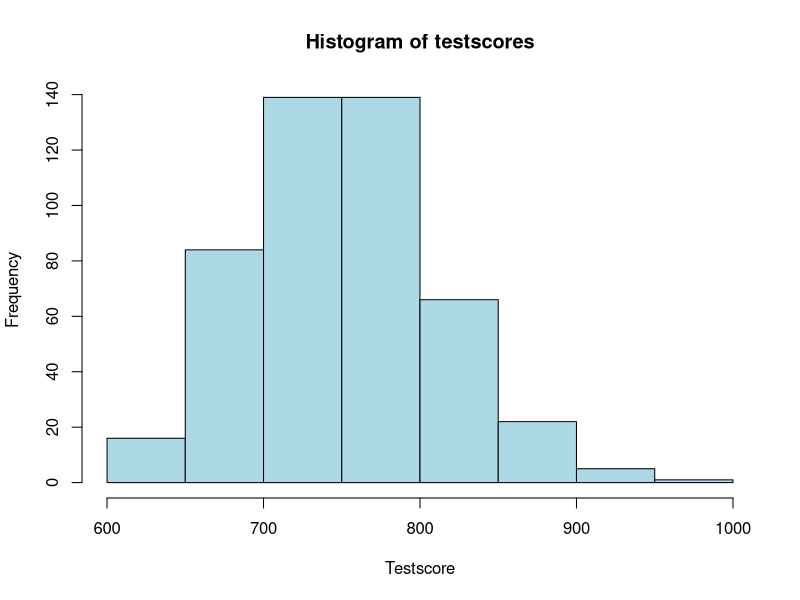
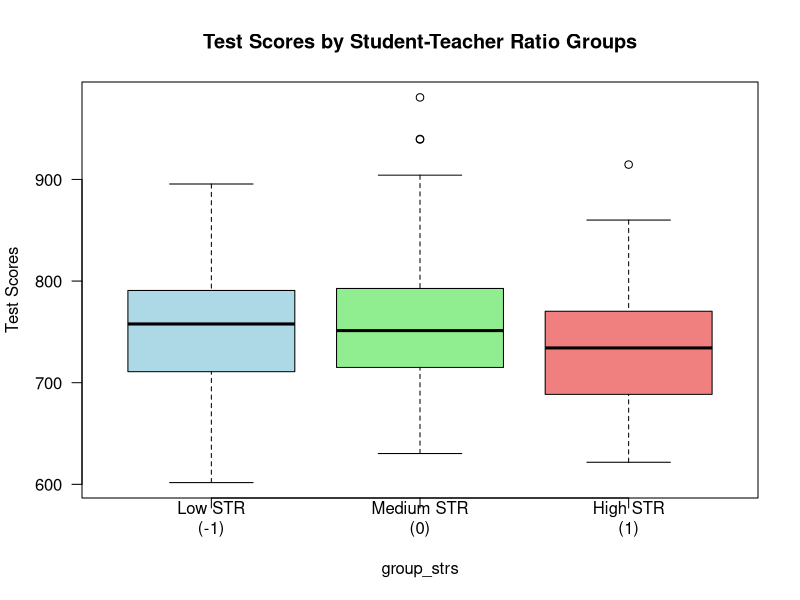
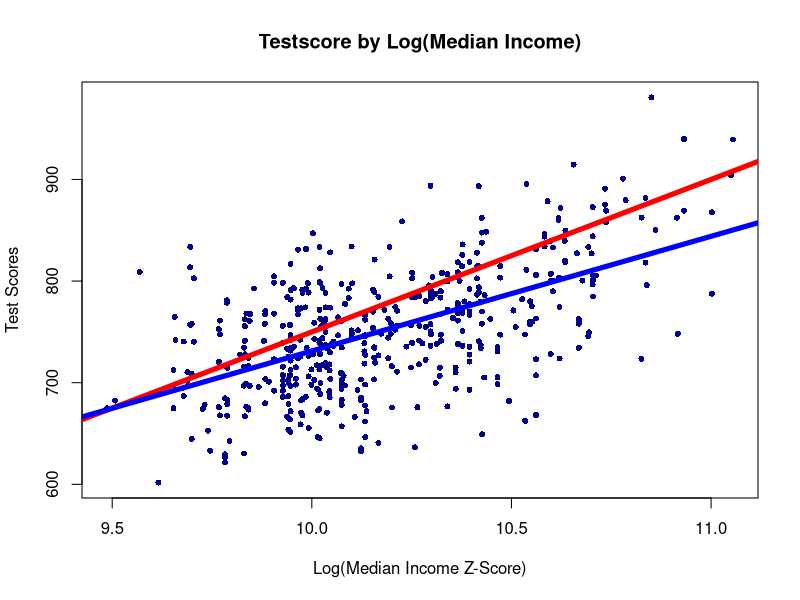
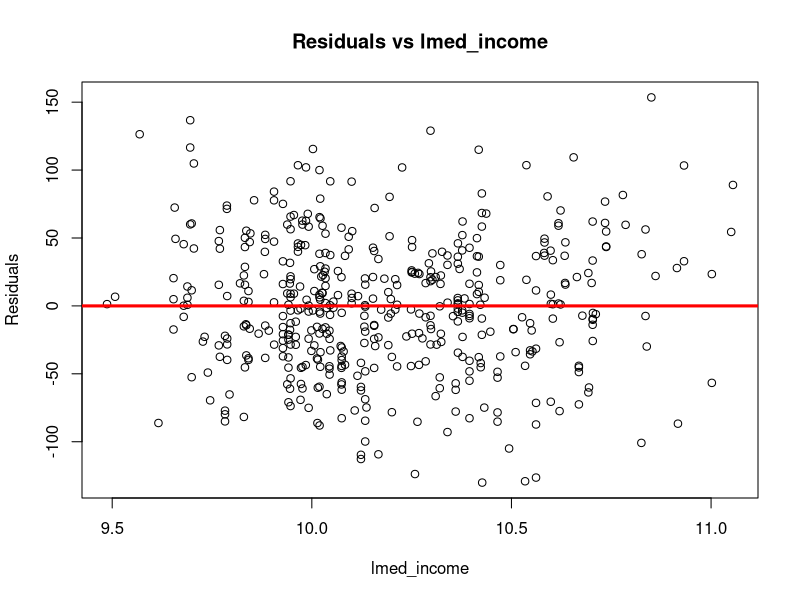
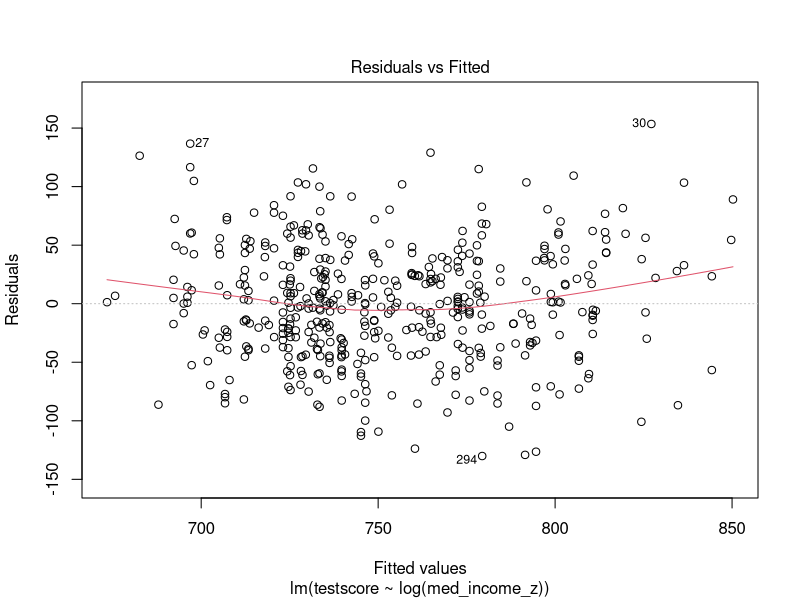
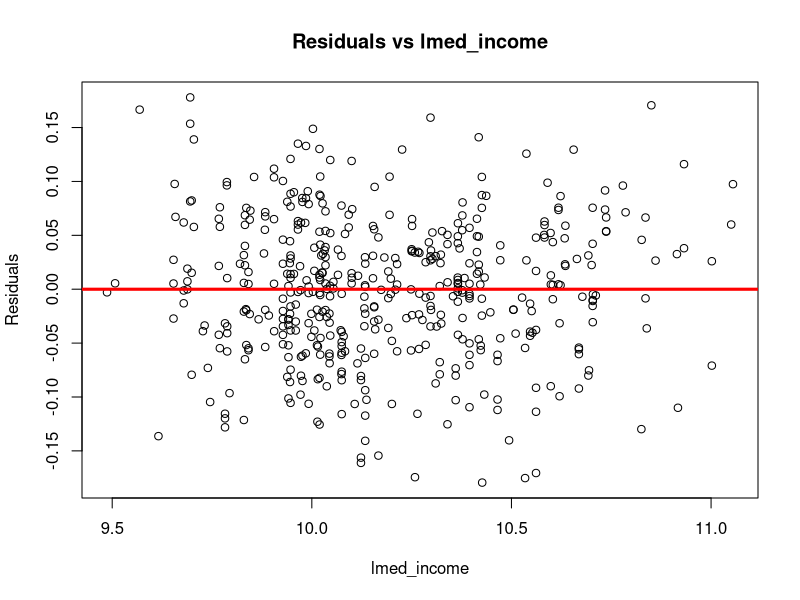
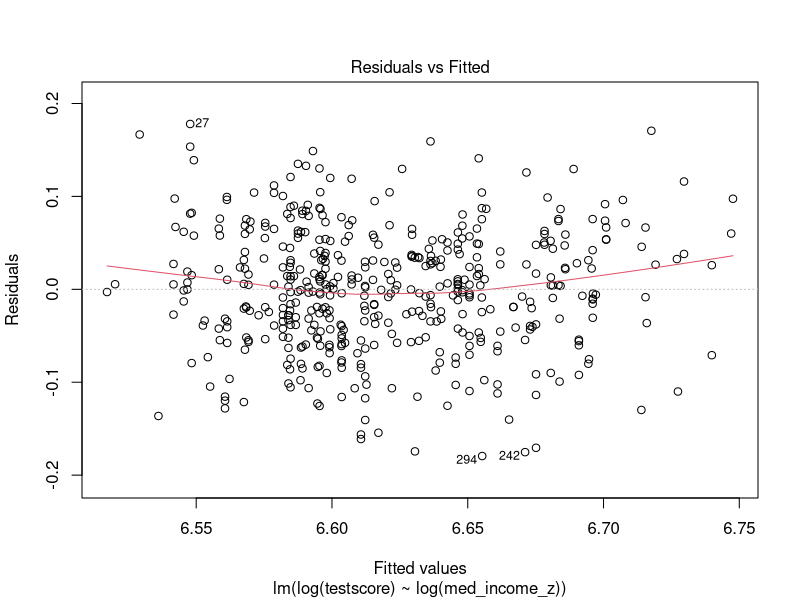

Write R code to recreate these figures, in order.
# Problem 1
install.packages("readxl")
library(readxl)
data <- read_xlsx("CA_Schools_EE14/CASchools_EE141_InSample.xlsx")
str(data)
CAschool <- subset(data, charter_s == 0)

cor(CAschool$testscore, CAschool$med_income_z)
cor(CAschool$testscore, CAschool$str_s)

# Problem 2
hist(CAschool$testscore,
     main="Histogram of testscores",
     xlab="Testscore",
     col="lightblue")

minTestscore <- CAschool[which.min(CAschool$testscore), ] # Westmorland Elementary
maxTestscore <- CAschool[which.max(CAschool$testscore), ] # Tom Matsumoto Elementary

minTestscore$te_salary_avg_d # 59715
minTestscore$str_s # 15.82609
minTestscore$med_income_z # 15000

maxTestscore$te_salary_avg_d # 80971
maxTestscore$str_s # 25.35294
maxTestscore$med_income_z # 51556



quantiles <- quantile(CAschool$str_s, probs=seq(0,1,0.2))
group_strs <- ifelse(CAschool$str_s < quantiles[2], -1, 
                     ifelse(CAschool$str_s > quantiles[5], 1, 0 ))
CAschool$group_strs <- group_strs

CAschool$str_s

boxplot(testscore ~ group_strs, data = CAschool,
        names = c("Low STR\n(-1)", "Medium STR\n(0)", "High STR\n(1)"),
        main = "Test Scores by Student-Teacher Ratio Groups",
        ylab = "Test Scores",
        col = c("lightblue", "lightgreen", "lightcoral"),
        las = 1)

CAschool$lmed_income <- log(CAschool$med_income_z) 
plot(CAschool$lmed_income,CAschool$testscore,type="p", main="Testscore by Log(Median Income)",
     ylab="Test Scores",
     xlab="Log(Median Income Z-Score)",
     pch=16,
     col="darkblue",
     cex=0.8)
# x = 10 ~ 750 ; x = 11 ~ 900 ; b = 150 ; a = -750
abline(a=-750, b=150, col="red",lwd=5)

# Problem 5
reg1 <- lm(testscore ~ log(med_income_z), data=CAschool)
reg1
abline(reg1,col="blue",lwd=5)
log(22026.47)
# ~ 710
# f(10) = 112.8 * log10 - 396.8 = 731.2
?predict
log(22026.47)
predict(reg1, newdata=data.frame(med_income_z=c(22026.47)))
predict(reg1, newdata=data.frame(med_income_z=c(22026.47 * exp(-0.5))))


residuals <- resid(reg1)
plot(CAschool$lmed_income, residuals, 
     xlab = "lmed_income", 
     ylab = "Residuals", 
     main = "Residuals vs lmed_income")
abline(h=0, col="red", lwd=3)

plot(reg1, which = 1)

reg2 <- lm(log(testscore) ~ log(med_income_z), data=CAschool)
residuals <- resid(reg2)
plot(CAschool$lmed_income, residuals, 
     xlab = "lmed_income", 
     ylab = "Residuals", 
     main = "Residuals vs lmed_income")
abline(h=0, col="red", lwd=3)   
plot(reg2, which = 1)                                    
